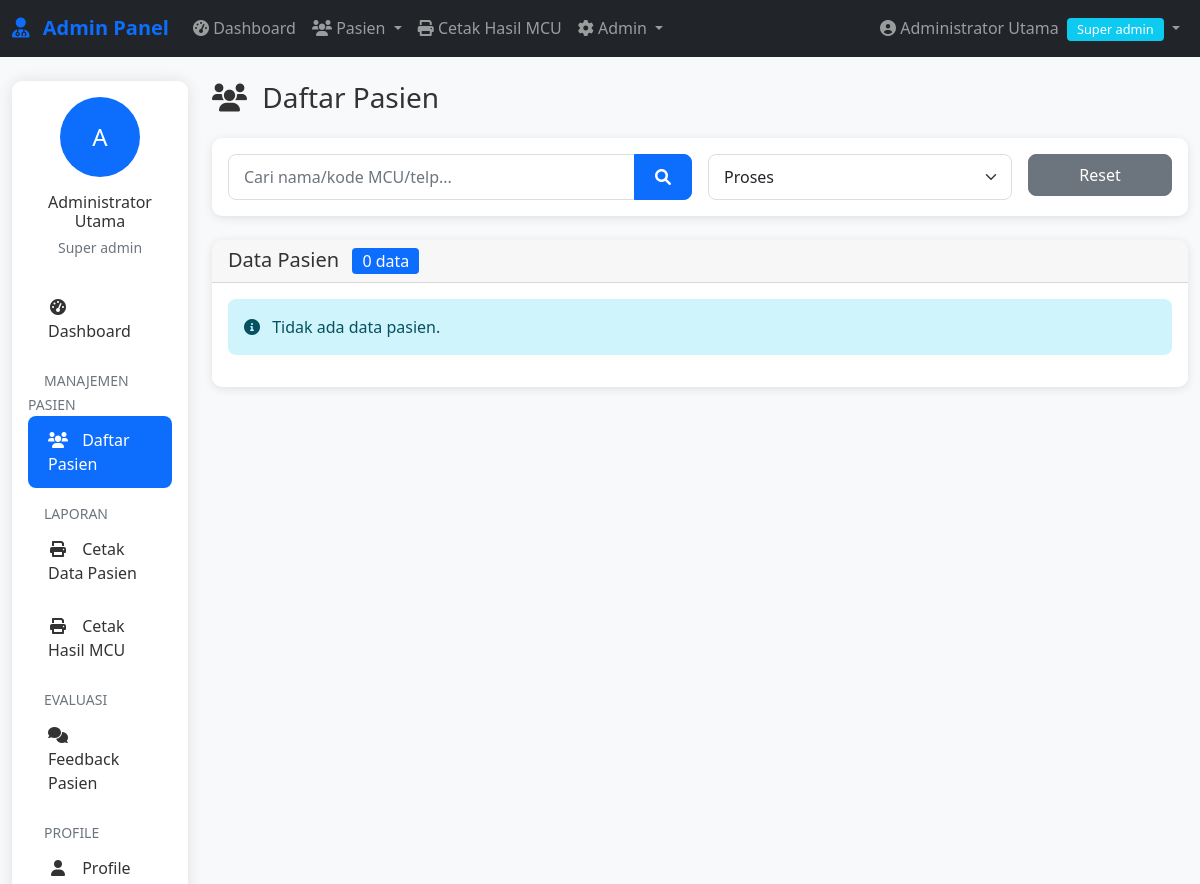
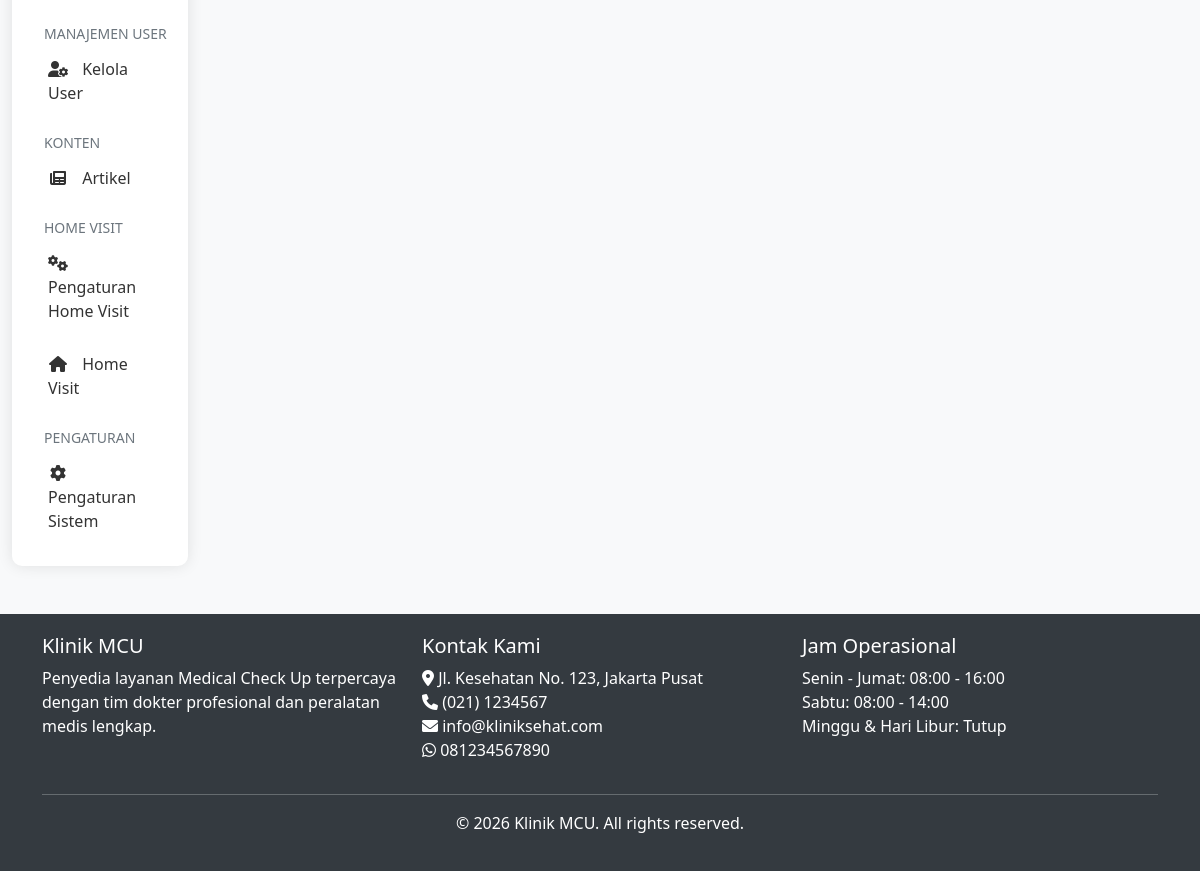
Page /admin/dashboard.php?page=patients&filter=proses (signed in) on the earlier database version (2 pictures, top to bottom).
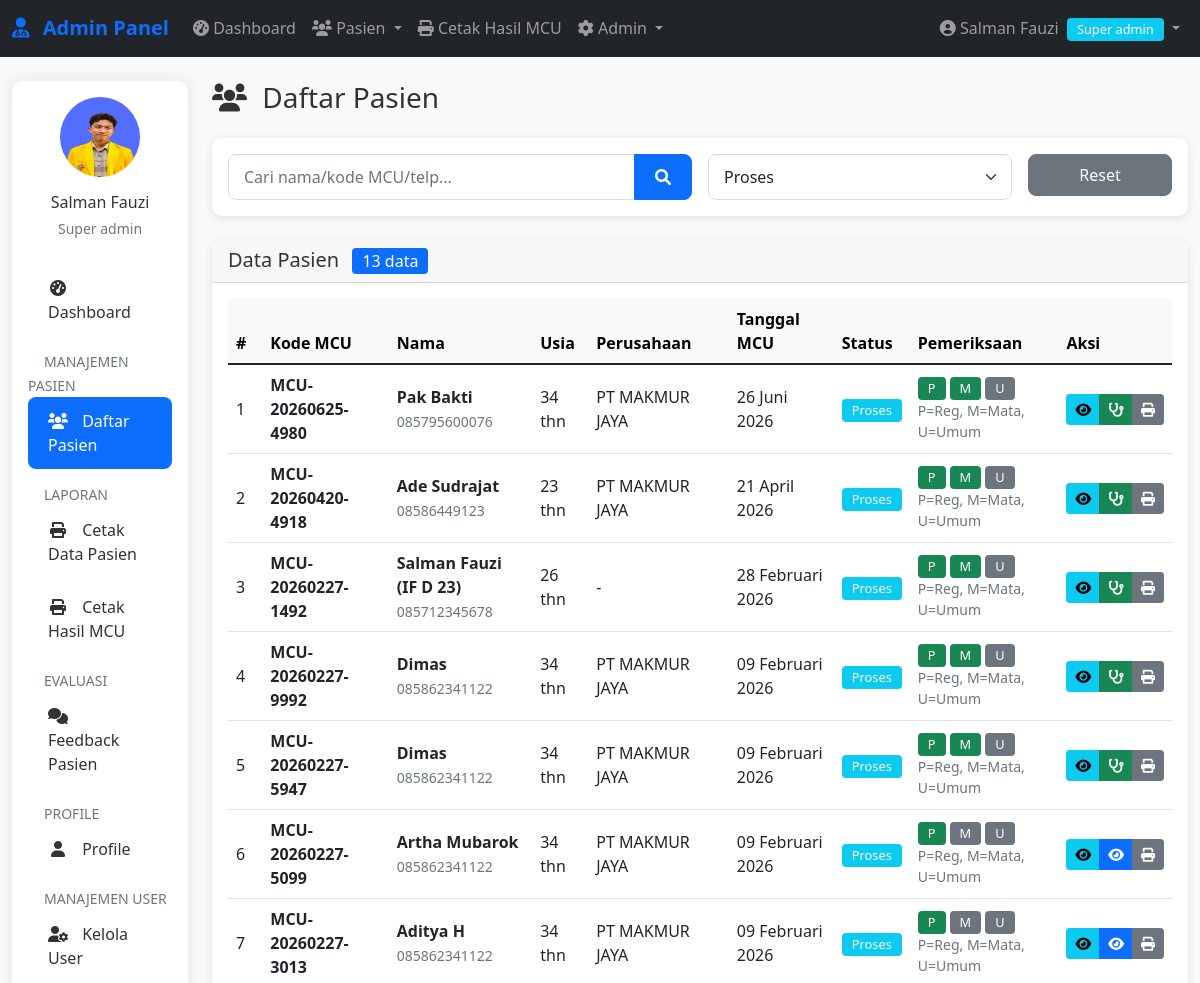
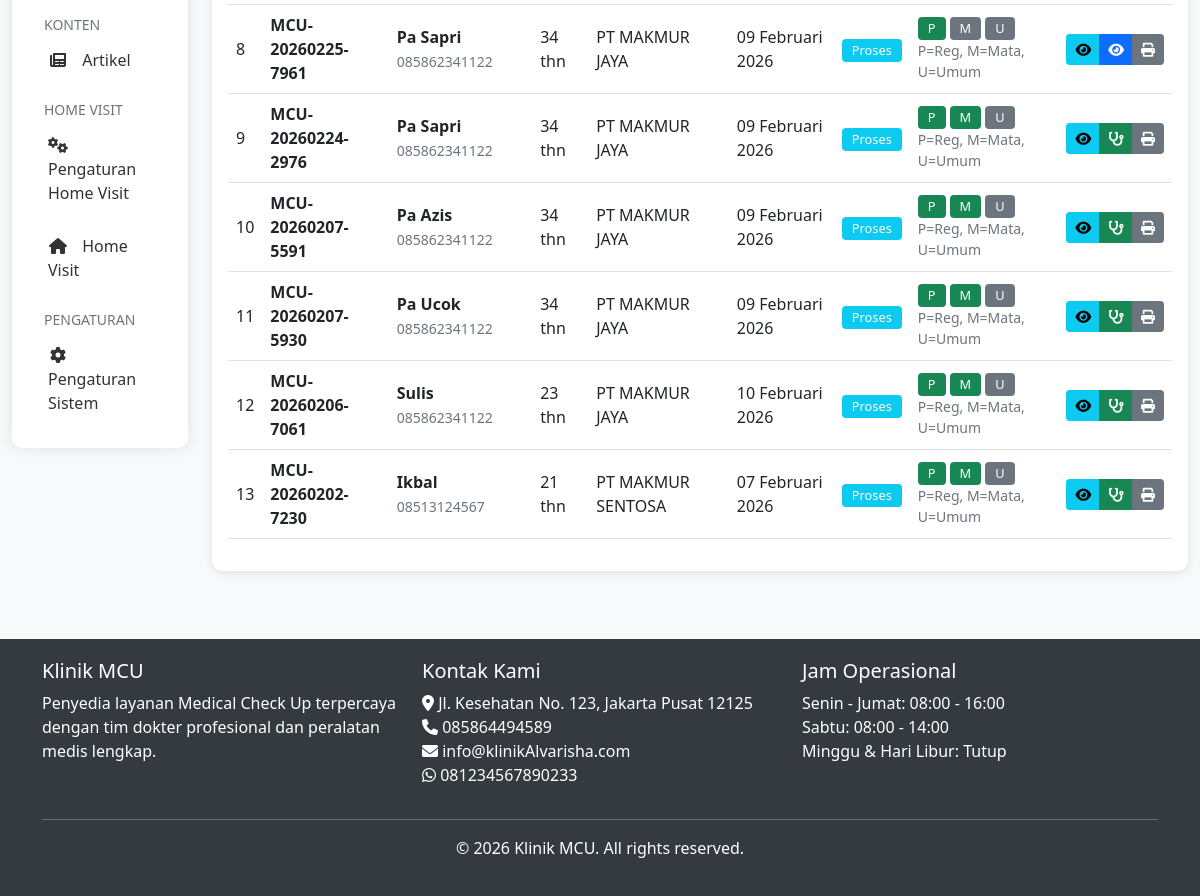
Same page on the later database version (2 pictures, top to bottom).
### tables this page shows
CREATE TABLE `pengaturan` (
  `id` int(11) NOT NULL,
  `nama_klinik` varchar(100) DEFAULT NULL,
  `alamat` text DEFAULT NULL,
  `telepon` varchar(20) DEFAULT NULL,
  `email` varchar(100) DEFAULT NULL,
  `whatsapp` varchar(20) DEFAULT NULL,
  `logo` varchar(255) DEFAULT NULL,
  `tentang` text DEFAULT NULL,
  `created_at` timestamp NOT NULL DEFAULT current_timestamp(),
  `hero_image` varchar(255) DEFAULT NULL
);

CREATE TABLE `pasien` (
  `id` int(11) NOT NULL,
  `kode_mcu` varchar(20) DEFAULT NULL,
  `nama` varchar(100) NOT NULL,
  `jenis_kelamin` enum('L','P') DEFAULT NULL,
  `tempat_lahir` varchar(50) DEFAULT NULL,
  `tanggal_lahir` date DEFAULT NULL,
  `usia` int(11) DEFAULT NULL,
  `alamat` text DEFAULT NULL,
  `pendidikan` varchar(50) DEFAULT NULL,
  `agama` varchar(20) DEFAULT NULL,
  `golongan_darah` varchar(3) DEFAULT NULL,
  `no_telp` varchar(20) DEFAULT NULL,
  `email` varchar(100) DEFAULT NULL,
  `perusahaan` varchar(100) DEFAULT NULL,
  `posisi_pekerjaan` varchar(100) DEFAULT NULL,
  `tanggal_mcu` date DEFAULT NULL,
  `status_pendaftaran` enum('menunggu','proses','selesai') DEFAULT 'menunggu',
  `created_at` timestamp NOT NULL DEFAULT current_timestamp(),
  `deleted_at` datetime DEFAULT NULL
);

### includes/auth.php (called while the page is built, shortened)
<?php
function hasRole($role)
{
    if ($_SESSION['role'] == 'super_admin') return true;
    return $_SESSION['role'] == $role;
}
function canExamine($role)
{
    if ($_SESSION['role'] == 'super_admin') return true;
    return false;
}

### admin/dashboard.php (the view, shortened to what the changed rows need)
<?php
require_once __DIR__ . '/../includes/auth.php';
require_once __DIR__ . '/../includes/functions.php';
$offset = 0;
$total_records = 0;
$page = isset($_GET['page']) ? $_GET['page'] : 'dashboard';
$filter = isset($_GET['filter']) ? $_GET['filter'] : 'all';
$search = isset($_GET['search']) ? escape($_GET['search']) : '';
if ($page == 'patients') {
    $where = "1=1";
    if ($filter != 'all') {
        $where .= " AND p.status_pendaftaran = '$filter'";
    }
    $limit = 20;
    $page_num = isset($_GET['page_num']) ? (int)$_GET['page_num'] : 1;
    $offset = ($page_num - 1) * $limit;
    $total_query = "SELECT COUNT(*) as total FROM pasien p WHERE $where";
    $total_result = mysqli_query($conn, $total_query);
    $total_row = mysqli_fetch_assoc($total_result);
    $total_records = $total_row['total'];
    $query = "SELECT p.*,
              (SELECT COUNT(*) FROM pemeriksaan WHERE pasien_id = p.id AND pemeriksa_role = 'pendaftaran') as cek_pendaftaran,
              (SELECT COUNT(*) FROM pemeriksaan WHERE pasien_id = p.id AND pemeriksa_role = 'dokter_mata') as cek_mata,
              (SELECT COUNT(*) FROM pemeriksaan WHERE pasien_id = p.id AND pemeriksa_role = 'dokter_umum') as cek_umum
              FROM pasien p
              WHERE $where
              ORDER BY p.created_at DESC
              LIMIT $limit OFFSET $offset";
    $result = mysqli_query($conn, $query);
}
?>
<?php include '../includes/admin-header.php'; ?>
<?php include 'includes/admin-nav.php'; ?>
<div class="container-fluid mt-4">
    <div class="row">
        <div class="col-lg-2">
            <?php include 'includes/admin-sidebar.php'; ?>
        </div>
        <div class="col-lg-10">
            <?php if ($page == 'patients'): ?>
                <div class="d-flex justify-content-between align-items-center mb-4">
                    <h1 class="h3 mb-0">
                        <i class="fas fa-users me-2"></i> Daftar Pasien
                    </h1>
                </div>
                <div class="card mb-4">
                    <div class="card-body">
                        <form method="GET" action="" class="row g-3">
                            <div class="col-md-6">
                                <div class="input-group">
                                    <input type="text" class="form-control" name="search" placeholder="Cari nama/kode MCU/telp..." value="<?php echo htmlspecialchars($search); ?>">
                                    <button class="btn btn-primary" type="submit">
                                        <i class="fas fa-search"></i>
                                    </button>
                                </div>
                            </div>
                            <div class="col-md-4">
                                <select class="form-select" name="filter" onchange="this.form.submit()">
                                    <option value="proses" <?php echo $filter == 'proses' ? 'selected' : ''; ?>>Proses</option>
                                </select>
                            </div>
                            <div class="col-md-2">
                                <a href="dashboard.php?page=patients" class="btn btn-secondary w-100">Reset</a>
                            </div>
                        </form>
                    </div>
                </div>
                <div class="card">
                    <div class="card-header">
                        <h5 class="mb-0">
                            Data Pasien
                            <span class="badge bg-primary ms-2"><?php echo $total_records; ?> data</span>
                        </h5>
                    </div>
                    <div class="card-body">
                        <?php if (mysqli_num_rows($result) > 0): ?>
                            <div class="table-responsive">
                                <table class="table table-hover">
                                    <thead class="table-light">
                                        <tr>
                                            <th>#</th>
                                            <th>Kode MCU</th>
                                            <th>Nama</th>
                                            <th>Usia</th>
                                            <th>Perusahaan</th>
                                            <th>Tanggal MCU</th>
                                            <th>Status</th>
                                            <th>Pemeriksaan</th>
                                            <th>Aksi</th>
                                        </tr>
                                    </thead>
                                    <tbody>
                                        <?php $no = $offset + 1; ?>
                                        <?php while ($patient = mysqli_fetch_assoc($result)): ?>
                                            <tr>
                                                <td><?php echo $no++; ?></td>
                                                <td>
                                                    <strong><?php echo $patient['kode_mcu']; ?></strong>
                                                </td>
                                                <td>
                                                    <div class="fw-bold"><?php echo htmlspecialchars($patient['nama']); ?></div>
                                                    <small class="text-muted"><?php echo $patient['no_telp']; ?></small>
                                                </td>
                                                <td><?php echo $patient['usia']; ?> thn</td>
                                                <td><?php echo $patient['perusahaan'] ?: '-'; ?></td>
                                                <td><?php echo formatDateIndo($patient['tanggal_mcu']); ?></td>
                                                <td><?php echo getStatusBadge($patient['status_pendaftaran']); ?></td>
                                                <td>
                                                    <div class="d-flex gap-1">
                                                        <span class="badge <?php echo $patient['cek_pendaftaran'] ? 'bg-success' : 'bg-secondary'; ?>">
                                                            P
                                                        </span>
                                                        <span class="badge <?php echo $patient['cek_mata'] ? 'bg-success' : 'bg-secondary'; ?>">
                                                            M
                                                        </span>
                                                        <span class="badge <?php echo $patient['cek_umum'] ? 'bg-success' : 'bg-secondary'; ?>">
                                                            U
                                                        </span>
                                                    </div>
                                                    <small class="d-block text-muted">P=Reg, M=Mata, U=Umum</small>
                                                </td>
                                                <td>
                                                    <div class="btn-group btn-group-sm">
                                                        <a href="pasien/detail.php?id=<?php echo $patient['id']; ?>"
                                                            class="btn btn-info"
                                                            title="Detail">
                                                            <i class="fas fa-eye"></i>
                                                        </a>
                                                        <?php if (canExamine('dokter_mata')): ?>
                                                            <?php if ($patient['cek_pendaftaran'] && !$patient['cek_mata']): ?>
                                                                <a href="pasien/pemeriksaan.php?role=dokter_mata&id=<?php echo $patient['id']; ?>"
                                                                    class="btn btn-primary"
                                                                    title="Pemeriksaan Mata">
                                                                    <i class="fas fa-eye"></i>
                                                                </a>
                                                            <?php endif; ?>
                                                        <?php endif; ?>
                                                        <?php if (canExamine('dokter_umum')): ?>
                                                            <?php if ($patient['cek_mata'] && !$patient['cek_umum']): ?>
                                                                <a href="pasien/pemeriksaan.php?role=dokter_umum&id=<?php echo $patient['id']; ?>"
                                                                    class="btn btn-success"
                                                                    title="Pemeriksaan Umum">
                                                                    <i class="fas fa-stethoscope"></i>
                                                                </a>
                                                            <?php endif; ?>
                                                        <?php endif; ?>
                                                        <?php if ($can_access_reports): ?>
                                                            <a href="laporan/cetak-hasil.php?id=<?php echo $patient['id']; ?>"
                                                                target="_blank"
                                                                class="btn btn-secondary"
                                                                title="Cetak Hasil">
                                                                <i class="fas fa-print"></i>
                                                            </a>
                                                        <?php endif; ?>
                                                    </div>
                                                </td>
                                            </tr>
                                        <?php endwhile; ?>
                                    </tbody>
                                </table>
                            </div>
                        <?php else: ?>
                            <div class="alert alert-info">
                                <i class="fas fa-info-circle me-2"></i> Tidak ada data pasien.
                            </div>
                        <?php endif; ?>
                    </div>
                </div>
            <?php endif; ?>
        </div>
    </div>
</div>
<?php include '../includes/admin-footer.php'; ?>

### admin/includes/admin-nav.php (shortened to what the changed rows need)
<nav class="navbar navbar-expand-lg navbar-dark bg-dark">
    <div class="container-fluid">
        <div class="collapse navbar-collapse" id="adminNav">
            <ul class="navbar-nav">
                <li class="nav-item dropdown">
                    <a class="nav-link dropdown-toggle" href="#" id="userDropdown" role="button" data-bs-toggle="dropdown">
                        <i class="fas fa-user-circle"></i> <?php echo $_SESSION['nama_lengkap']; ?>
                        <span class="badge bg-info ms-1"><?php echo ucfirst(str_replace('_', ' ', $_SESSION['role'])); ?></span>
                    </a>
                </li>
            </ul>
        </div>
    </div>
</nav>

### admin/includes/admin-sidebar.php (shortened to what the changed rows need)
<?php
$can_access_reports = hasRole('pendaftaran');
?>
<div class="sidebar">
    <div class="p-3">
        <div class="text-center mb-4">
            <div class="mb-3">
                <?php if (!empty($_SESSION['foto'])): ?>
                    <img src="<?php echo ASSETS_URL . '/' . $_SESSION['foto']; ?>"
                        class="rounded-circle"
                        alt="<?php echo $_SESSION['nama_lengkap']; ?>"
                        width="80" height="80">
                <?php else: ?>
                    <div class="rounded-circle bg-primary d-flex align-items-center justify-content-center"
                        style="width: 80px; height: 80px; margin: 0 auto;">
                        <span class="text-white fs-4">
                            <?php echo strtoupper(substr($_SESSION['nama_lengkap'], 0, 1)); ?>
                        </span>
                    </div>
                <?php endif; ?>
            </div>
            <h6 class="mb-1"><?php echo $_SESSION['nama_lengkap']; ?></h6>
            <small class="text-muted"><?php echo ucfirst(str_replace('_', ' ', $_SESSION['role'])); ?></small>
        </div>
    </div>
</div>

### includes/admin-footer.php (shortened to what the changed rows need)
</div>
</div>
<footer class="mt-5">
    <div class="container">
        <div class="row">
            <div class="col-md-4">
                <ul class="list-unstyled">
                    <li><i class="fas fa-map-marker-alt"></i> <?php echo getSetting('alamat'); ?></li>
                    <li><i class="fas fa-phone"></i> <?php echo getSetting('telepon'); ?></li>
                    <li><i class="fas fa-envelope"></i> <?php echo getSetting('email'); ?></li>
                    <li><i class="fab fa-whatsapp"></i> <?php echo getSetting('whatsapp'); ?></li>
                </ul>
            </div>
        </div>
    </div>
</footer>
</body>
</html>

### includes/functions.php (shortened to what the changed rows need)
<?php
require_once __DIR__ . '/../config/database.php';
function formatDateIndo($date, $with_time = false)
{
    $months = array(
        1 => 'Januari',
        'Februari',
        'Maret',
        'April',
        'Mei',
        'Juni',
        'Juli',
        'Agustus',
        'September',
        'Oktober',
        'November',
        'Desember'
    );
    $timestamp = strtotime($date);
    $day = date('d', $timestamp);
    $month = $months[date('n', $timestamp)];
    $year = date('Y', $timestamp);
    $formatted = $day . ' ' . $month . ' ' . $year;
    return $formatted;
}
function getSetting($key)
{
    global $conn;
    $query = "SELECT $key FROM pengaturan LIMIT 1";
    $result = mysqli_query($conn, $query);
    $row = mysqli_fetch_assoc($result);
    return $row[$key] ?? '';
}
function getStatusBadge($status)
{
    switch ($status) {
        case 'proses':
            return '<span class="badge bg-info">Proses</span>';
    }
}

Differences in the rows shown:
added pasien: kode_mcu "MCU-20260625-4980", nama "Pak Bakti", no_telp "085795600076", usia "34", perusahaan "PT MAKMUR JAYA", tanggal_mcu "26 Juni 2026", status_pendaftaran "Proses"
added pasien: kode_mcu "MCU-20260420-4918", nama "Ade Sudrajat", no_telp "08586449123", usia "23", perusahaan "PT MAKMUR JAYA", tanggal_mcu "21 April 2026", status_pendaftaran "Proses"
added pasien: kode_mcu "MCU-20260227-1492", nama "Salman Fauzi (IF D 23)", no_telp "085712345678", usia "26", perusahaan "-", tanggal_mcu "28 Februari 2026", status_pendaftaran "Proses"
added pasien: kode_mcu "MCU-20260227-9992", nama "Dimas", no_telp "085862341122", usia "34", perusahaan "PT MAKMUR JAYA", tanggal_mcu "09 Februari 2026", status_pendaftaran "Proses"
added pasien: kode_mcu "MCU-20260227-5947", nama "Dimas", no_telp "085862341122", usia "34", perusahaan "PT MAKMUR JAYA", tanggal_mcu "09 Februari 2026", status_pendaftaran "Proses"
added pasien: kode_mcu "MCU-20260227-5099", nama "Artha Mubarok", no_telp "085862341122", usia "34", perusahaan "PT MAKMUR JAYA", tanggal_mcu "09 Februari 2026", status_pendaftaran "Proses"
added pasien: kode_mcu "MCU-20260227-3013", nama "Aditya H", no_telp "085862341122", usia "34", perusahaan "PT MAKMUR JAYA", tanggal_mcu "09 Februari 2026", status_pendaftaran "Proses"
added pasien: kode_mcu "MCU-20260225-7961", nama "Pa Sapri", no_telp "085862341122", usia "34", perusahaan "PT MAKMUR JAYA", tanggal_mcu "09 Februari 2026", status_pendaftaran "Proses"
added pasien: kode_mcu "MCU-20260224-2976", nama "Pa Sapri", no_telp "085862341122", usia "34", perusahaan "PT MAKMUR JAYA", tanggal_mcu "09 Februari 2026", status_pendaftaran "Proses"
added pasien: kode_mcu "MCU-20260207-5591", nama "Pa Azis", no_telp "085862341122", usia "34", perusahaan "PT MAKMUR JAYA", tanggal_mcu "09 Februari 2026", status_pendaftaran "Proses"
added pasien: kode_mcu "MCU-20260207-5930", nama "Pa Ucok", no_telp "085862341122", usia "34", perusahaan "PT MAKMUR JAYA", tanggal_mcu "09 Februari 2026", status_pendaftaran "Proses"
added pasien: kode_mcu "MCU-20260206-7061", nama "Sulis", no_telp "085862341122", usia "23", perusahaan "PT MAKMUR JAYA", tanggal_mcu "10 Februari 2026", status_pendaftaran "Proses"
added pasien: kode_mcu "MCU-20260202-7230", nama "Ikbal", no_telp "08513124567", usia "21", perusahaan "PT MAKMUR SENTOSA", tanggal_mcu "07 Februari 2026", status_pendaftaran "Proses"
changed pengaturan: alamat "Jl. Kesehatan No. 123, Jakarta Pusat" → "Jl. Kesehatan No. 123, Jakarta Pusat 12125"; telepon "(021) 1234567" → "085864494589"; email "info@kliniksehat.com" → "info@klinikAlvarisha.com"; whatsapp "081234567890" → "081234567890233"
Other differences:
$_SESSION['nama_lengkap']: "Administrator Utama" → "Salman Fauzi"
$total_records: "0" → "13"
substr($_SESSION['nama_lengkap'], 0, 1): "A" → (not shown)
text no longer shown: "Tidak ada data pasien."
text now shown: "# Kode MCU Nama Usia Perusahaan Tanggal MCU Status Pemeriksaan Aksi"
